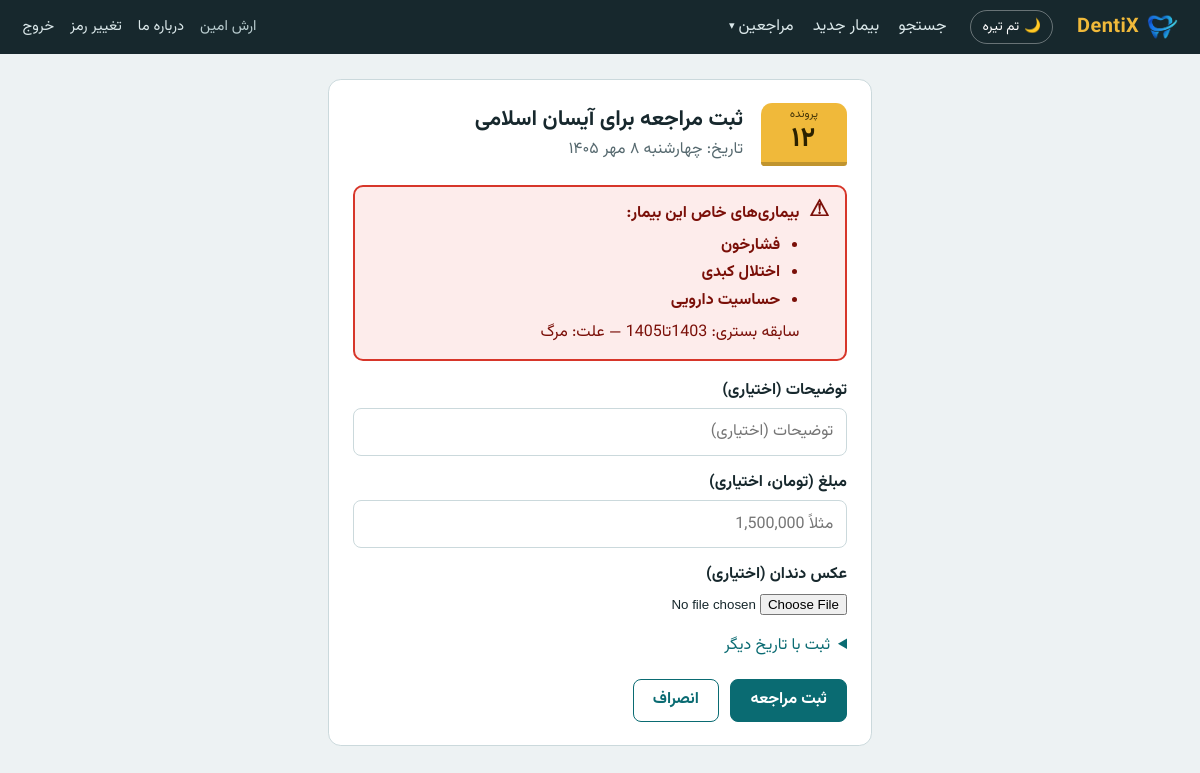
The app's page /patients/12/visit/ (signed in) with its own data.
### patients/models.py (models this page shows, shortened)
class Patient(models.Model):
    MEDICAL_CONDITIONS = [
        ("hepatitis", "هپاتیت"),
        ("high_blood_pressure", "فشارخون"),
        ("prolonged_bleeding", "خونریزی طولانی"),
        ("rheumatic_fever", "تب روماتیسمی"),
        ("liver_disorder", "اختلال کبدی"),
        ("seizure", "تشنج"),
        ("hiv", "ایدز"),
        ("pregnancy", "حاملگی"),
        ("miscarriage_history", "سابقه سقط"),
        ("diabetes", "دیابت"),
        ("allergy", "آلرژی"),
        ("heart_disease", "بیماری قلبی"),
        ("drug_sensitivity", "حساسیت دارویی"),
        ("surgery_history", "سابقه عمل جراحی"),
        ("cancer", "سرطان"),
        ("medication_use", "مصرف دارو"),
    ]
    _MEDICAL_LABELS = dict(MEDICAL_CONDITIONS)
    file_number = models.PositiveIntegerField("شماره پرونده", unique=True, editable=False)
    first_name = models.CharField("نام", max_length=60)
    last_name = models.CharField("نام خانوادگی", max_length=80)
    father_name = models.CharField("نام پدر", max_length=60, blank=True)
    national_id = models.CharField("کدملی", max_length=20, unique=True)
    mobile = models.CharField("موبایل", max_length=11)
    birth_date = models.DateField("تاریخ تولد", null=True, blank=True)
    address = models.TextField("آدرس", blank=True)
    file_location = models.CharField(
        "محل نگهداری پرونده", max_length=100, blank=True,
        help_text="مثلاً: قفسه ۳، ردیف ۲",
    )
    photo = models.ImageField("عکس بیمار", upload_to="patient_avatars/%Y/%m/", blank=True, null=True)
    medical_conditions = models.CharField("بیماری‌های خاص", max_length=255, blank=True, default="")
    hospitalization_history = models.CharField("سابقه بستری در بیمارستان", max_length=200, blank=True)
    hospitalization_reason = models.CharField("علت بستری", max_length=200, blank=True)
    other_conditions = models.CharField("سایر بیماری‌ها", max_length=300, blank=True)
    notes = models.TextField("توضیحات", blank=True)
    search_name = models.CharField(max_length=200, editable=False, db_index=True, default="")
    created_at = models.DateTimeField("تاریخ ثبت", auto_now_add=True)
    updated_at = models.DateTimeField(auto_now=True)
    created_by = models.ForeignKey(
        settings.AUTH_USER_MODEL, null=True, blank=True, editable=False,
        on_delete=models.SET_NULL, related_name="+", verbose_name="ثبت‌کننده",
    )
    class Meta:
        verbose_name = "بیمار"
        verbose_name_plural = "بیماران"
        ordering = ["-file_number"]
    @property
    def full_name(self):
        return f"{self.first_name} {self.last_name}".strip()
    @property
    def medical_condition_codes(self):
        return [c for c in self.medical_conditions.split(",") if c]
    @property
    def medical_condition_labels(self):
        return [self._MEDICAL_LABELS[c] for c in self.medical_condition_codes if c in self._MEDICAL_LABELS]
    @property
    def has_medical_alert(self):
        return bool(
            self.medical_condition_codes
            or self.hospitalization_history
            or self.other_conditions
        )

### patients/views.py (the view, shortened to what this page needs)
# urls.py: path("patients/<int:pk>/visit/", views.visit_add, name="visit_add"),
@access("patients.add_visit")
def visit_add(request, pk):
    patient = get_object_or_404(Patient, pk=pk)
    today = timezone.localdate()
    detail_url = reverse("patient_detail", args=[patient.pk])
    next_url = request.POST.get("next") or request.GET.get("next") or ""
    context = {
        "patient": patient,
        "form": VisitForm(),
        "visit_date": today,
        "duplicate": patient.visits.filter(date=today).exists(),
        "next": next_url,
    }
    return render(request, "patients/visit_confirm.html", context)

### patients/forms.py (shortened to what this page needs)
class VisitForm(forms.ModelForm):
    date = JalaliDateField(label="تاریخ مراجعه (شمسی)", required=False)
    amount = AmountField(
        label="مبلغ (تومان)", required=False, min_value=0,
        widget=forms.TextInput(attrs={
            "class": "num amount-input", "dir": "ltr", "inputmode": "numeric",
            "placeholder": "مثلاً 1,500,000", "autocomplete": "off",
        }),
    )
    class Meta:
        model = Visit
        fields = ["date", "notes", "amount"]
        widgets = {
            "notes": forms.TextInput(
                attrs={"placeholder": "توضیحات (اختیاری)", "maxlength": "300"}
            ),
        }
    def __init__(self, *args, require_date=False, **kwargs):
        super().__init__(*args, **kwargs)
        self.label_suffix = ""
        self.fields["date"].required = require_date

### patients/context_processors.py (called while the page is built)
def site_credit(request):
    return {
        "site_developer_name": credit.DEVELOPER_NAME,
        "site_developer_phone": credit.DEVELOPER_PHONE,
        "site_developer_email": credit.DEVELOPER_EMAIL,
    }

### patients/forms.py (called while the page is built)
    def prepare_value(self, value):
        if isinstance(value, date):
            return format_jalali(value)
        return value

    def prepare_value(self, value):
        if isinstance(value, int):
            return f"{value:,}"
        return value

### patients/jalali.py (called while the page is built)
def weekday_index(d):
    return (d.weekday() + 2) % 7

def gregorian_to_jalali(gy, gm, gd):
    g_d_m = [0, 31, 59, 90, 120, 151, 181, 212, 243, 273, 304, 334]
    gy2 = gy + 1 if gm > 2 else gy
    days = (
        355666 + (365 * gy) + ((gy2 + 3) // 4) - ((gy2 + 99) // 100)
        + ((gy2 + 399) // 400) + gd + g_d_m[gm - 1]
    )
    jy = -1595 + (33 * (days // 12053))
    days %= 12053
    jy += 4 * (days // 1461)
    days %= 1461
    if days > 365:
        jy += (days - 1) // 365
        days = (days - 1) % 365
    if days < 186:
        jm = 1 + days // 31
        jd = 1 + days % 31
    else:
        jm = 7 + (days - 186) // 30
        jd = 1 + (days - 186) % 30
    return jy, jm, jd

def to_jalali(d):
    return gregorian_to_jalali(d.year, d.month, d.day)

def format_jalali_long(d):
    jy, jm, jd = to_jalali(d)
    return f"{WEEKDAYS[weekday_index(d)]} {jd} {JALALI_MONTHS[jm - 1]} {jy}"

### patients/templatetags/fa.py (called while the page is built)
@register.filter
def file_no(value):
    try:
        return to_fa_digits(f"{int(value)}")
    except (TypeError, ValueError):
        return ""

def _as_date(value):
    if isinstance(value, datetime):
        return timezone.localtime(value).date()
    return value

### templates/patients/visit_confirm.html (shortened to what this page needs)
{% extends "base.html" %}
{% load fa %}
{% block content %}
<section class="card narrow">
  <div class="edit-banner">
    <span class="file-tag"><small>پرونده</small><strong>{{ patient.file_number|file_no }}</strong></span>
    <div>
      <h1>ثبت مراجعه برای {{ patient.full_name }}</h1>
      <p class="sub">تاریخ: {{ visit_date|jlong }}</p>
    </div>
  </div>
  {% if patient.has_medical_alert %}
  <div class="medical-alert" role="alert">
    <span class="icon">⚠</span>
    <div>
      {% if patient.medical_condition_labels %}
        <div>بیماری‌های خاص این بیمار:</div>
        <ul>
          {% for label in patient.medical_condition_labels %}<li>{{ label }}</li>{% endfor %}
        </ul>
      {% endif %}
      {% if patient.hospitalization_history %}
        <div class="extra">سابقه بستری: {{ patient.hospitalization_history }}{% if patient.hospitalization_reason %} — علت: {{ patient.hospitalization_reason }}{% endif %}</div>
      {% endif %}
    </div>
  </div>
  {% endif %}
  <form method="post" action="{% url 'visit_add' patient.pk %}" class="form" enctype="multipart/form-data">
    <div class="field">
      <label for="{{ form.notes.id_for_label }}">توضیحات (اختیاری)</label>
      {{ form.notes }}
    </div>
    <div class="field">
      <label for="{{ form.amount.id_for_label }}">مبلغ (تومان، اختیاری)</label>
      {{ form.amount }}
    </div>
    <div class="field">
      <label for="visit-photo-confirm">عکس دندان (اختیاری)</label>
      <input type="file" name="image" id="visit-photo-confirm" accept="image/*">
    </div>
    <details class="other-date"{% if form.date.errors or form.date.value %} open{% endif %}>
      <summary>ثبت با تاریخ دیگر</summary>
    </details>
    <div class="actions">
      <button class="btn" type="submit">{% if duplicate %}بله، دوباره ثبت شود{% else %}ثبت مراجعه{% endif %}</button>
      <a class="btn secondary" href="{% if next %}{{ next }}{% else %}{% url 'patient_detail' patient.pk %}{% endif %}">انصراف</a>
    </div>
  </form>
</section>
{% endblock %}

### templates/base.html (shortened to what this page needs)
{% load static %}<!doctype html>
<html lang="fa" dir="rtl">
<head>
  <link rel="stylesheet" href="{% static 'css/app.css' %}">
</head>
<body>
  <header class="topbar">
    <a class="brand" href="{% url 'home' %}">
      <img src="{% static 'img/logo-icon.png' %}" alt="" class="brand-logo">
      <span dir="ltr">DentiX</span>
    </a>
    <button type="button" class="theme-toggle" id="theme-toggle" aria-pressed="false">
      <span class="theme-toggle-icon" aria-hidden="true">🌙</span>
      <span class="theme-toggle-label">تم تیره</span>
    </button>
    {% if user.is_authenticated %}
      <nav class="nav" aria-label="منوی اصلی">
        <a href="{% url 'search' %}">جستجو</a>
        {% if perms.patients.add_patient %}<a href="{% url 'patient_create' %}">بیمار جدید</a>{% endif %}
        {% if perms.patients.view_visit %}
        <details class="nav-dropdown">
          <summary>مراجعین</summary>
        </details>
        {% endif %}
      </nav>
      <div class="who">
        <span>{{ user.get_full_name|default:user.username }}</span>
        <a href="{% url 'about' %}">درباره ما</a>
        <a href="{% url 'password_change' %}">تغییر رمز</a>
        <form method="post" action="{% url 'logout' %}">{% csrf_token %}<button type="submit" class="link">خروج</button></form>
      </div>
    {% endif %}
  </header>
  <main class="page {% block page_class %}{% endblock %}">
    {% block content %}{% endblock %}
  </main>
</body>
</html>

### static/css/app.css (style rules this page uses)
:root { --bg: #edf2f3; --surface: #ffffff; --ink: #17282d; --header-bg: #17282d; --muted: #56696f; --line: #cbd9dc; --teal: #0a6b72; --teal-dark: #06525a; --teal-tint: #e3f0f1; --tab: #f0b93a; --tab-ink: #2b2100; --tab-tint: #fff3d1; --danger: #b0342b; --ok: #1d6f49; }
* { box-sizing: border-box; }
html { font-size: 16px; }
body { margin: 0; background: var(--bg); color: var(--ink); font-family: "Vazirmatn", Tahoma, "Segoe UI", sans-serif; line-height: 1.7; }
a { color: var(--teal); }
h1, h2 { line-height: 1.35; margin: 0 0 .4rem; }
h1 { font-size: 1.6rem; }
p { margin: 0 0 .8rem; }
.num { direction: ltr; text-align: right; font-variant-numeric: tabular-nums; white-space: nowrap; }
.topbar { display: flex; align-items: center; gap: 1.5rem; flex-wrap: wrap; padding: .6rem 1.4rem; background: var(--header-bg); color: #fff; }
.brand { font-weight: 700; font-size: 1.25rem; letter-spacing: .02em; color: var(--tab); text-decoration: none; display: inline-flex; align-items: center; gap: .5rem; }
.brand-logo { width: 1.9rem; height: 1.9rem; object-fit: contain; }
.nav { display: flex; gap: 1.2rem; flex: 1; flex-wrap: wrap; }
.nav a, .who a { color: #dbe8ea; text-decoration: none; }
.who { display: flex; align-items: center; gap: 1rem; color: #b8cbce; font-size: .92rem; }
.who form { margin: 0; }
button.link { background: none; border: 0; padding: 0; font: inherit; cursor: pointer; color: #dbe8ea; }
.page { max-width: 62rem; margin: 0 auto; padding: 1.6rem 1.2rem 3rem; }
.card { background: var(--surface); border: 1px solid var(--line); border-radius: .8rem; padding: 1.4rem 1.5rem; margin-bottom: 1.2rem; }
.card.narrow { max-width: 34rem; margin-inline: auto; }
.sub { color: var(--muted); }
.file-tag { display: inline-flex; flex-direction: column; align-items: center; justify-content: center; min-width: 5.4rem; padding: .35rem .9rem .45rem; line-height: 1.1; background: var(--tab); color: var(--tab-ink); border-radius: .7rem .7rem .2rem .2rem; border-bottom: .3rem solid rgba(0, 0, 0, .2); flex-shrink: 0; }
.file-tag small { font-size: .72rem; opacity: .85; margin-bottom: .25rem; }
.file-tag strong { font-size: 1.7rem; font-weight: 700; letter-spacing: .03em; }
.btn { display: inline-flex; align-items: center; justify-content: center; gap: .4rem; font: inherit; font-weight: 700; line-height: 1.4; padding: .6rem 1.2rem; border-radius: .5rem; border: 1.5px solid var(--teal); background: var(--teal); color: #fff; cursor: pointer; text-decoration: none; }
.btn.secondary { background: var(--surface); color: var(--teal); }
.other-date { margin: .6rem 0 0; }
.other-date summary { cursor: pointer; color: var(--teal); }
.field { min-width: 0; margin-bottom: .8rem; }
.field label { display: block; font-weight: 700; margin-bottom: .25rem; }
input[type=text], input[type=search], input[type=password], input[type=number], textarea, select { width: 100%; font: inherit; padding: .6rem .8rem; color: var(--ink); background: var(--surface); border: 1.5px solid var(--line); border-radius: .5rem; }
.actions { display: flex; gap: .7rem; flex-wrap: wrap; margin-top: 1.2rem; }
.edit-banner { display: flex; align-items: center; gap: 1.1rem; margin-bottom: 1.2rem; }
.edit-banner h1 { margin: 0; font-size: 1.35rem; }
.edit-banner p { margin: 0; }
.nav-dropdown { position: relative; display: inline-block; }
.nav-dropdown summary { cursor: pointer; list-style: none; color: #dbe8ea; display: inline-flex; align-items: center; gap: .25rem; }
.nav-dropdown summary::after { content: "▾"; font-size: .7em; }
.medical-alert { display: flex; align-items: flex-start; gap: .6rem; background: #fdeceb; border: 2px solid #d7362a; border-radius: 10px; padding: .8rem 1rem; margin-bottom: 1rem; color: #7a0f08; font-weight: 700; }
.medical-alert .icon { font-size: 1.4rem; line-height: 1; }
.medical-alert ul { margin: .3rem 0 0; padding-inline-start: 1.2rem; font-weight: 700; }
.medical-alert .extra { font-weight: 400; margin-top: .3rem; }
.theme-toggle { background: none; border: 1px solid rgba(255,255,255,.35); color: inherit; border-radius: 999px; padding: .3rem .7rem; font: inherit; font-size: .85rem; cursor: pointer; display: inline-flex; align-items: center; gap: .3rem; }

### records on screen
Patient: file_number|file_no "۱۲", full_name "آیسان اسلامی", hospitalization_reason "مرگ"

### other values on screen
{{ user.get_full_name|default:user.username }} "ارش امین"
{{ visit_date|jlong }} "چهارشنبه ۸ مهر ۱۴۰۵"
{{ label }} "فشارخون" "اختلال کبدی" "حساسیت دارویی"
